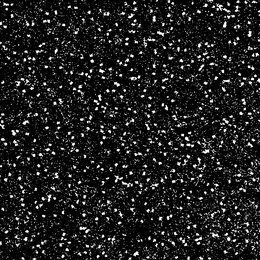
%> input picture Matlab Code/Pre-processing Stage/Single Particle Picking_Detection Part/Expermental Results/FCM Clustering Images/ALDH7A1_UF_A3__0001.tif, 260 x 260 px, shrunk from 2048 x 2048 before the run; its folder holds only this picture in this run
$ octave Objects_Count_MRC.m   (GNU Octave 9; MATLAB toolbox functions it lacks are replaced by stand-ins)
%> lines starting %> are read from the running program, lines starting %| are printed output that depends on the picture; in (x1, y1, x2, y2) boxes, pixels count from 0 and x2, y2 are one past the last pixel; in counts of white or black regions, pixels touching at a corner belong together; the program's own positions count from 1
### Matlab Code/Pre-processing Stage/Single Particle Picking_Detection Part/Perfomance Results/Our_Clustering.m
%% CryoEm Project ...
% AutoPicker: Fully Automated Single Particle Picking in Cryo-EM Images...
% Our Clustering Approach...
%==========================================================================
% Adil Al-Azzawi & Jianlin Cheng
% University of Missouri-Columbia
% aaadn5@mail.missouri.edu
%==========================================================================
%
function [cluster_4] = Our_Clustering(im)
%
img=double(im);

[row,col,color_mp]= size(img);

% Convert the image from 2D to 1D image space...
img_vector = img(:);

% specify number of clusters
Clusters=4;

Cluster = cell(1,Clusters);
Cluster(:) = {zeros(size(img_vector,1),1);};

% Range
range = max(img_vector) - min(img_vector);

% Determine the # of steps
stepv = range/Clusters;
% Cluster initialization
K=stepv:stepv:max(img_vector);

for ii=1:size(img_vector,1)
    difference = abs(K-img_vector(ii));
    [y,ind]=min(difference);
    Cluster{ind}(ii)=img_vector(ii);
end

cluster_1=reshape(Cluster{1,1},[row col]);
C1=cluster_1;C1(cluster_1~=0)=1;
cluster_2=reshape(Cluster{1,2},[row col]);
C2=cluster_2;C2(cluster_2~=0)=2;
cluster_3=reshape(Cluster{1,3},[row col]);
C3=cluster_3;C3(cluster_3~=0)=3;
cluster_4=reshape(Cluster{1,4},[row col]);
C4=cluster_4;C4(cluster_4~=0)=4;

figure;suptitle('Clustering using Our Clustering');
subplot 221; imshow(C1);title('Cluster #1');
subplot 222; imshow(C2);title('Cluster #2');
subplot 223; imshow(C3);title('Cluster #3');
subplot 224; imshow(C4);title('Cluster #4');
end

### Matlab Code/Pre-processing Stage/Single Particle Picking_Detection Part/Perfomance Results/Objects_Count_MRC.m
clc; close all; clear all;

[img,path]=uigetfile('*.jpg','Select an Image');
%> the answer given: ../Expermental Results/FCM Clustering Images/ALDH7A1_UF_A3__0001.tif
% open the directory box
str=strcat(path,img);

% read the MRI image from the spesific directory
MRC=imread(str);
%> MRC is the input picture: size 260x260 uint8; min 0, max 255, mean 30.6
% imshow(input_im);
% FILE_NAME='ALDH7A1_UF_A3__0001.tif';
% MRC=imread(FILE_NAME);
z=mat2gray(MRC);
figure;imshow(z);title('CryoEM Image')

originalImage=MRC;
Inormalized = double(originalImage)./double(max(originalImage(:)));
figure;imshow(Inormalized);title('Original Cryo-EM Image')

limit=stretchlim(Inormalized);
%> limit = [0; 1]
ad=imadjust(Inormalized,[limit(1) limit(2)]);
figure;imshow(ad);title('CTF Image Adjusment')

I = histeq(ad);
K = wiener2(I,[3 3]);
% subplot(3,3,2); imshow(K);title('Restored Image');
I = histeq(K);
% subplot(3,3,3);
figure;imshow(I);title('Cryo-EM Histo-Equalization')
% I1 = imcrop(I,[0.5 0.5 478 525]);
% figure;imshow(I1);title('Histo-Equalization')

g=adapthisteq(I,'clipLimit',.02,'Distribution','rayleigh');
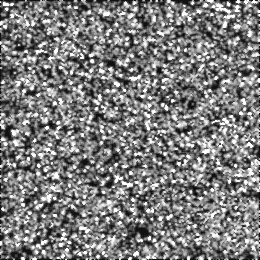
%> g: size 260x260 double; min 0, max 1, mean 0.49
% g1 = imcrop(g,[0.5 0.5 478 525]);
% figure;imshow(g1);title('Adaptive Histo-Equal.')
% subplot(3,3,4);
% imshow(g);title('Adaptive Cryo-EM Histo-Equal.')

im=adapthisteq(g,'clipLimit',.99,'Distribution','rayleigh');
% im1 = imcrop(im,[0.5 0.5 478 525]);
% figure;imshow(im1);title('Adaptive Histo-Equal.')
% subplot(3,3,5);
figure;imshow(im);title('Adaptive Cryo-EM Histo-Equal.')
%
im=imguidedfilter(im);im=imguidedfilter(im);
im=imguidedfilter(im);im=imguidedfilter(im);
im=imadjust(im);
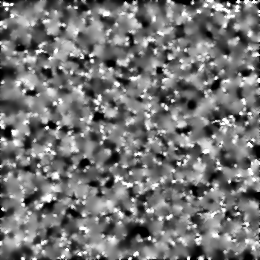
%> im: size 260x260 double; min 0, max 1, mean 0.461
% im2 = imcrop(im,[0.5 0.5 478 525]);
% figure;imshow(im2);title('Gaudided Filtering')
% imwrite(im2,'Labled_Image.png');
% subplot(3,3,6);
figure;imshow(im);title('Gaudided Filtering')

% [J, rect] = imcrop(im);
% J = im2;
% figure;imshow(J);

SE=strel('disk',5);J = imclose(im,SE);J2=imadjust(J,[.1,.9]);
%> after `J2=imadjust(J,[.1,.9])`:
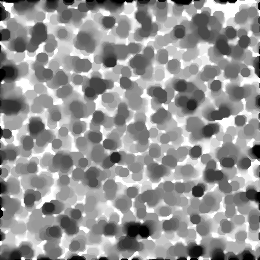
%> J2: size 260x260 double; min 0, max 1, mean 0.589
% J1 = imcrop(J,[0.5 0.5 478 525]);
% figure;imshow(J1);title('Morphological Operation')
% subplot(3,3,7);
figure;imshow(J2,[]);title('Post-processing Morphological Operation')

%% Clustering....
disp('_______________________________________________________________________');
disp('                                                                       ');
disp('        S I N G L E - P A R T I C L E - D E T E C T I O N ');
disp('                                                                       ');
disp('_______________________________________________________________________');
disp(' ');
disp('         1: Our Clustering Approach              ');
disp('         2: K-means Clustering Approach              ');
disp('         3: FCM Clustering Approach              ');
disp('         4: Exit ');
disp('_______________________________________________________________________');
disp(' ');
choice=input('Selct your choice : ');
%> the answer given: 1
tic;
if choice==1
% Our Approach
    [cluster] = Our_Clustering(J2);
%> in Our_Clustering, `range = max(img_vector) - min(img_vector);`: range = 1
%> in Our_Clustering, `stepv = range/Clusters;`: stepv = 0.25
%> in Our_Clustering, `K=stepv:stepv:max(img_vector);`: K = [0.25 0.5 0.75 1]
%> the loop in Our_Clustering, `for ii=1:size(img_vector,1)` made 67600 passes
%> (difference, y, ind) on passes 1 to 3: ([0.25 0.5 0.75 1], 0.25, 1), ([0.328 0.0777 0.172 0.422], 0.0777, 2), ([0.4 0.15 0.1 0.35], 0.1, 3)
%> after the loop in Our_Clustering, `for ii=1:size(img_vector,1)`: Cluster = 4 items
%> in Our_Clustering, `C1(cluster_1~=0)=1`:
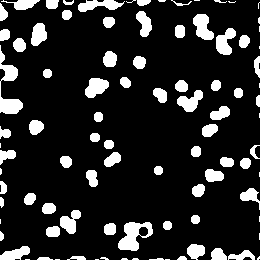
%> C1: size 260x260 double; values 0 (black) and 1 (white), 15.2% white; 93 white regions (24 under 20 px), largest, box (x1, y1, x2, y2) and area: (0, 45, 23, 114) 601, (118, 222, 153, 251) 560, (193, 14, 214, 40) 356
%> in Our_Clustering, `C2(cluster_2~=0)=2`: C2: size 260x260 double; values 0 (black) and 2 (white), 41% white; 100 white regions (33 under 20 px), largest, box (x1, y1, x2, y2) and area: (48, 72, 130, 200) 3334, (170, 10, 258, 96) 2173, (144, 144, 260, 231) 1974
%> in Our_Clustering, `C3(cluster_3~=0)=3`: C3: size 260x260 double; values 0 (black) and 3 (white), 32.3% white; 100 white regions (72 under 20 px), largest, box (x1, y1, x2, y2) and area: (8, 1, 260, 260) 15824, (0, 139, 55, 260) 2039, (0, 41, 62, 148) 1563
%> in Our_Clustering, `C4(cluster_4~=0)=4`: C4: size 260x260 double; values 0 (black) and 4 (white), 10.8% white; 202 white regions (115 under 20 px), largest, box (x1, y1, x2, y2) and area: (204, 0, 257, 28) 461, (36, 172, 59, 209) 237, (115, 172, 149, 193) 213
    time=toc;
     fprintf(' Time consuming for Particle Detection using Our Approach is : %f\n', time);
     pause;
elseif choice==2
% K-Means
    [cluster] = Kmeans_Clustering_Approach(J2);
    time=toc;
     fprintf(' Time consuming for Particle Detection using K-means is : %f\n', time);
     pause;
elseif choice==3
% FCM
    [cluster] = FCM_Clustering_Approach(J2);
    time=toc;
     fprintf(' Time consuming for Particle Detection using FCM is : %f\n', time);
     pause;
end
%

%% Post-Processing...
% cluster_4=imbinarize(cluster);
% subplot(3,3,8);
figure; imshow(cluster);title('CryoEM Clustred Image')
%
k=imfill(cluster,'holes');
BW = imopen(k,SE);imshow(BW,[])
c=bwareaopen(BW,100);
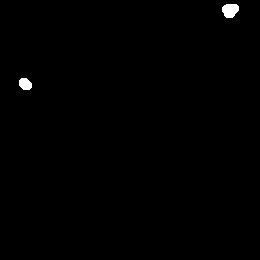
%> c: size 260x260 logical; 0.46% white; 2 white regions
% subplot(3,3,9);
figure; imshow(c);title('Binary Mask Cleaning Image')

binReg=regionprops(c,'All');
%> binReg = 2 regions; box (x1, y1, x2, y2), Area, Centroid, MajorAxisLength, MinorAxisLength and Eccentricity: (222, 4, 239, 18) 189 [230.8 10.9] 17.33 14.28 0.567, (19, 78, 32, 90) 125 [25.8 84.6] 14.48 11.08 0.644
numb=size(binReg,1);
%> numb = 2
figure;imshowpair(c,ad,'blend');title(['Number of Detected Cells= ' num2str(numb)]);
%> after `imshowpair(c,ad,'blend')`:
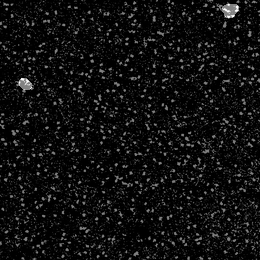
%> displayed picture: size 260x260, on the screen's scale of 0 to 255; min 0, max 255, mean 16.1

figure;imshow(z);title('CryoEM AutoPicker: Automated Single Particle Piking');
cell_str=regionprops(c,'All');
%> cell_str has the same summary as binReg

for k = 1 : length(cell_str)
  thisBB = cell_str(k).BoundingBox;
  rectangle('Position', [thisBB(1),thisBB(2),thisBB(3),thisBB(4)],...
  'EdgeColor','r','LineWidth',2 )
end
%> this loop made 2 passes
%> thisBB on passes 1 to 2: [19.5 78.5 13 12], [222.5 4.5 17 14]
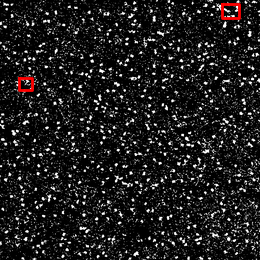
%> figure redrawn from the program's plot data; its title reads 'CryoEM AutoPicker: Automated Single Particle Piking'
%
